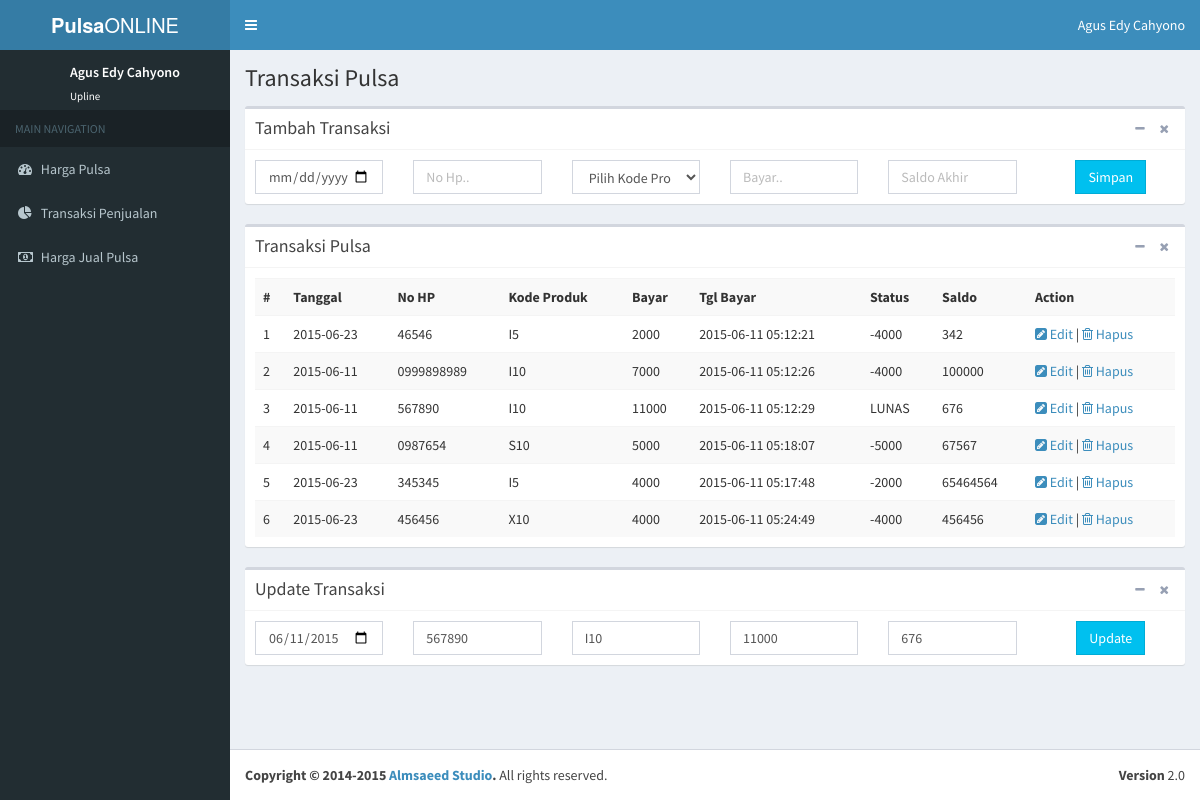
/transaksi.php?id_trx=13 (signed in), run on the app's committed database.
### tables this page shows
CREATE TABLE IF NOT EXISTS `transaksi` (
`id_trx` int(11) NOT NULL,
  `id_user` int(11) NOT NULL,
  `tgl` varchar(50) NOT NULL,
  `no_hp` varchar(50) NOT NULL,
  `kode_produk` varchar(50) NOT NULL,
  `bayar` varchar(50) NOT NULL,
  `tgl_bayar` timestamp NOT NULL DEFAULT CURRENT_TIMESTAMP ON UPDATE CURRENT_TIMESTAMP,
  `status` varchar(50) NOT NULL,
  `saldo` varchar(50) NOT NULL
);

### transaksi.php (the view, shortened to what this page needs)
<?php
if (empty($_SESSION["user"]) OR empty($_SESSION["group"])){
header("location:login.php");
} else {
include "koneksi.php";
$id_user = $_SESSION["id_user"];
$query="select * from transaksi where id_user='$id_user'";
$perintah=mysqli_query($koneksi,$query);
include "header.php";
include "navbar.php";
include "side.php";
?>
<section class="content-header">
  <h1>
    Transaksi Pulsa
  </h1>
</section>
<section class="content">
  <div class="box">
    <div class="box-header with-border">
      <h3 class="box-title">Tambah Transaksi</h3>
      <div class="box-tools pull-right">
        <button class="btn btn-box-tool" data-widget="collapse" data-toggle="tooltip" title="Collapse"><i class="fa fa-minus"></i></button>
        <button class="btn btn-box-tool" data-widget="remove" data-toggle="tooltip" title="Remove"><i class="fa fa-times"></i></button>
      </div>
    </div>
    <div class="box-body">
      <form action="proses_tambah_transaksi.php" method="POST" accept-charset="utf-8">
      	<div class="row">
            <div class="col-xs-2">
              <input type="date" name="tgl" class="form-control" placeholder="Tanggal ..">
            </div>
            <div class="col-xs-2">
              <input type="text" name="no_hp" class="form-control" placeholder="No Hp..">
            </div>
            <div class="col-xs-2">
              <select name="kode_produk" class="form-control">
                <option value="">Pilih Kode Produk</option>
              </select>
            </div>
             <div class="col-xs-2">
              <input type="text" name="bayar" class="form-control" placeholder="Bayar..">
            </div>
             <div class="col-xs-2">
              <input type="text" name="saldo" class="form-control" placeholder="Saldo Akhir">
            </div>
            <div class="col-xs-2 text-center">
              <button type="submit" class="btn btn-info btn-flat" >Simpan</button>
            </div>
        </div>
      </form>
    </div>
  </div>
  <div class="box">
    <div class="box-header with-border">
      <h3 class="box-title">Transaksi Pulsa</h3>
      <div class="box-tools pull-right">
        <button class="btn btn-box-tool" data-widget="collapse" data-toggle="tooltip" title="Collapse"><i class="fa fa-minus"></i></button>
        <button class="btn btn-box-tool" data-widget="remove" data-toggle="tooltip" title="Remove"><i class="fa fa-times"></i></button>
      </div>
    </div>
    <div class="box-body">
      <table class="table table-striped">
        <tr>
          <th>#</th>
          <th>Tanggal</th>
          <th>No HP</th>
          <th>Kode Produk</th>
          <th>Bayar</th>
          <th>Tgl Bayar</th>
          <th>Status</th>
          <th>Saldo</th>
          <th>Action</th>
        </tr>
        <?php
        	$i=0;
        	while ($data=mysqli_fetch_array($perintah)){
        	 $i++
         ?>
        <tr>
          <td><?php echo $i; ?></td>
          <td><?php echo $data["tgl"]; ?></td>
          <td><?php echo $data["no_hp"]; ?></td>
          <td><?php echo $data["kode_produk"]; ?></td>
          <td><?php echo $data["bayar"]; ?></td>
          <td><?php echo $data["tgl_bayar"]; ?></td>
          <td><?php echo $data["status"]; ?></td>
          <td><?php echo $data["saldo"]; ?></td>
          <td>
          <a href="transaksi.php?id_trx=<?php echo $data["id_trx"]; ?>"><i class="fa fa-pencil-square"></i> Edit</a> |
	      <a href="hapus_transaksi.php?id_trx=<?php echo $data["id_trx"]; ?>" onclick='return confirm_hapus()'><i class="fa fa-trash-o"></i> Hapus</a></td>
  		  </tr>
        <?php
        	}
         ?>
      </table>
    </div>
  </div>
  <?php
  	$id_trx=$_GET["id_trx"];
  	if ($id_trx==NULL) {
  		Null;
  	}else{
  		$id_trx=$_GET["id_trx"];
  		$queryutrx="select * from transaksi where id_trx='$id_trx'";
		$perintahutrx=mysqli_query($koneksi,$queryutrx);
		$datautrx=mysqli_fetch_array($perintahutrx);
  	?>
  <div class="box">
    <div class="box-header with-border">
      <h3 class="box-title">Update Transaksi</h3>
      <div class="box-tools pull-right">
        <button class="btn btn-box-tool" data-widget="collapse" data-toggle="tooltip" title="Collapse"><i class="fa fa-minus"></i></button>
        <button class="btn btn-box-tool" data-widget="remove" data-toggle="tooltip" title="Remove"><i class="fa fa-times"></i></button>
      </div>
    </div>
    <div class="box-body">
      <form action="proses_edit_transaksi.php" method="POST" accept-charset="utf-8">
      	<div class="row">
      		<div class="col-xs-2">
              <input type="date" name="tgl" value="<?php echo $datautrx["tgl"]; ?>" class="form-control" placeholder="Tanggal ..">
            </div>
            <div class="col-xs-2">
              <input type="text" name="no_hp" value="<?php echo $datautrx["no_hp"]; ?>" class="form-control" placeholder="No Hp..">
            </div>
            <div class="col-xs-2">
              <input type="text" name="kode_produk" value="<?php echo $datautrx["kode_produk"]; ?>" class="form-control" placeholder="Kode Produk..">
            </div>
             <div class="col-xs-2">
              <input type="text" name="bayar" value="<?php echo $datautrx["bayar"]; ?>" class="form-control" placeholder="Bayar..">
            </div>
             <div class="col-xs-2">
              <input type="text" name="saldo" value="<?php echo $datautrx["saldo"]; ?>" class="form-control" placeholder="Saldo Akhir">
            </div>
            <div class="col-xs-2 text-center">
              <button type="submit" class="btn btn-info btn-flat" >Update</button>
            </div>
        </div>
      </form>
    </div>
  </div>
  <?php
  	}
   ?>
</section>
<?php }
include "footer-content.php";
?>

### data on the page
transaksi: tgl "2015-06-23", no_hp "46546", kode_produk "I5", bayar "2000", tgl_bayar "2015-06-11 05:12:21", status "-4000", saldo "342"
transaksi: tgl "2015-06-11", no_hp "0999898989", kode_produk "I10", bayar "7000", tgl_bayar "2015-06-11 05:12:26", status "-4000", saldo "100000"
transaksi: tgl "2015-06-11", no_hp "567890", kode_produk "I10", bayar "11000", tgl_bayar "2015-06-11 05:12:29", status "LUNAS", saldo "676", tgl "06/11/2015"
transaksi: tgl "2015-06-11", no_hp "0987654", kode_produk "S10", bayar "5000", tgl_bayar "2015-06-11 05:18:07", status "-5000", saldo "67567"
transaksi: tgl "2015-06-23", no_hp "345345", kode_produk "I5", bayar "4000", tgl_bayar "2015-06-11 05:17:48", status "-2000", saldo "65464564"
transaksi: tgl "2015-06-23", no_hp "456456", kode_produk "X10", bayar "4000", tgl_bayar "2015-06-11 05:24:49", status "-4000", saldo "456456"

### other printed values
$_SESSION["nama"] "Agus Edy Cahyono"
$_SESSION["group"] "Upline"
